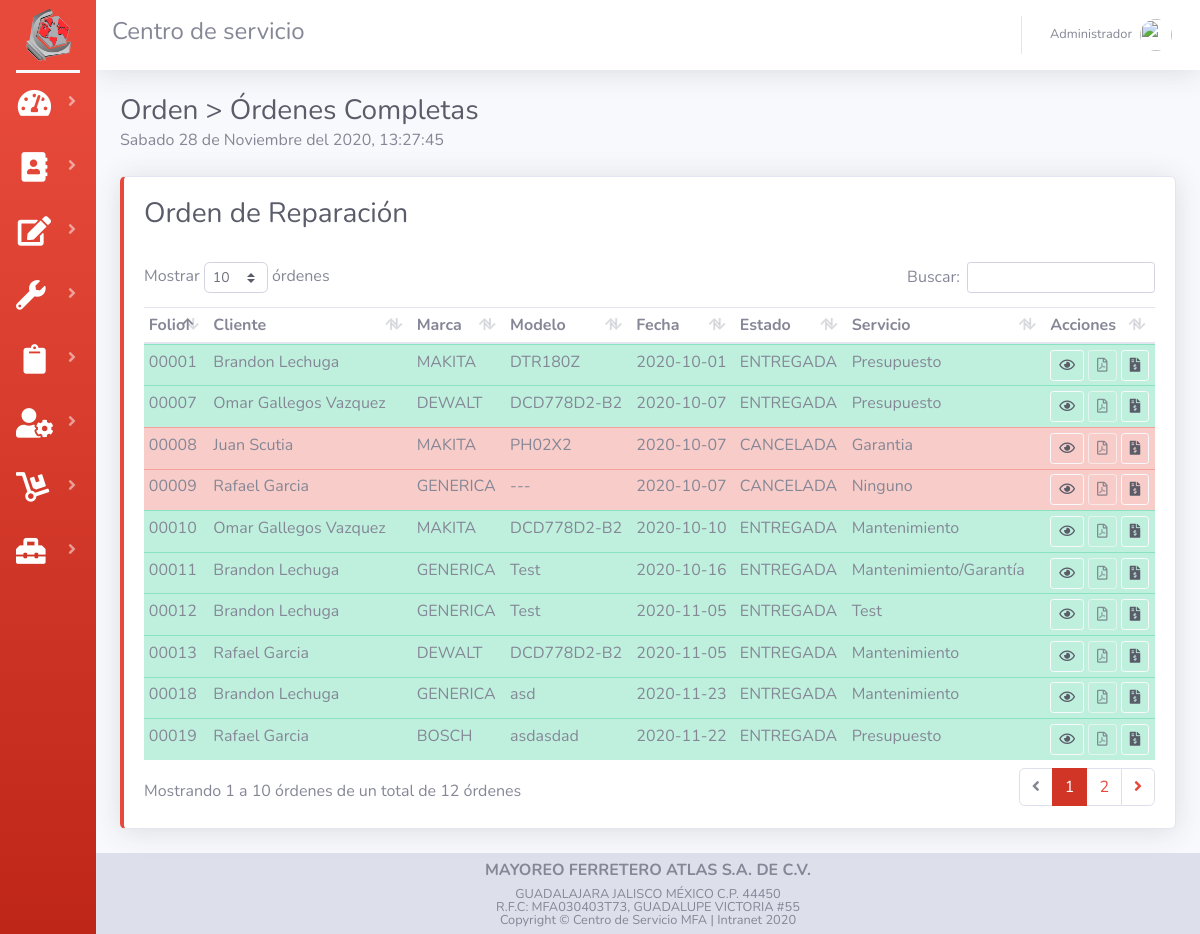
The app's page /listaCompleta.php (signed in) with its own data.
### tables this page shows
CREATE TABLE `tab_cliente` (
  `id_cliente` int(11) NOT NULL AUTO_INCREMENT,
  `nom_cliente` varchar(50) NOT NULL,
  `dir_cliente` varchar(70) NOT NULL,
  `mun_cliente` varchar(25) NOT NULL,
  `cp_cliente` int(11) NOT NULL,
  `tel_cliente` varchar(20) NOT NULL,
  `rfc_cliente` varchar(15) NOT NULL,
  `mail_cliente` varchar(50) NOT NULL,
  PRIMARY KEY (`id_cliente`) USING BTREE
);

CREATE TABLE `tab_orden` (
  `id_orden` int(11) NOT NULL AUTO_INCREMENT,
  `id_cliente` int(11) NOT NULL,
  `code_user` int(11) NOT NULL,
  `fech_entrada` date NOT NULL,
  `fech_salida` date NOT NULL,
  `status_orden` varchar(30) NOT NULL,
  `img` varchar(30) NOT NULL DEFAULT 'CSA.webp',
  `desc_herramienta` varchar(50) NOT NULL,
  `marca_herramienta` varchar(50) NOT NULL,
  `mod_herramienta` varchar(20) NOT NULL,
  `tipo_herramienta` varchar(20) NOT NULL,
  `tipo_servicio` varchar(25) NOT NULL,
  `detalle_servicio` varchar(100) NOT NULL,
  `tec_taller` varchar(30) NOT NULL,
  `pago_orden` varchar(15) NOT NULL,
  `iva_orden` varchar(15) NOT NULL,
  PRIMARY KEY (`id_orden`) USING BTREE,
  KEY `code_user` (`code_user`) USING BTREE,
  KEY `id_cliente` (`id_cliente`) USING BTREE
);

### listaCompleta.php (the view, shortened to what this page needs)
<?php session_start();
include("assets/controler/conexion.php");
?>
<!DOCTYPE html>
<html lang="en">
<head>
    <?php include("assets/common/header.php"); ?>
</head>
<body id="page-top">
    <div id="wrapper">
        <?php include("assets/common/sidebar.php"); ?>
        <div id="content-wrapper" class="d-flex flex-column">
            <div id="content">
                <?php include("assets/common/topbar.php"); ?>
                <div class="container-fluid">
                    <div class="d-sm-flex align-items-center justify-content-between mb-4">
                        <div>
                            <h1 class='h3 mb-0 text-gray-800'>Orden > Órdenes Completas</h1>
                            <div id="reloj" style="text-align: left;">
                            </div>
                        </div>
                    </div>
                    <div class="row">
                        <div class="col">
                            <div class="card border-left-danger shadow ">
                                <div class="card-body">
                                    <h1 class='h3 text-gray-800'>Orden de Reparación</h1>
                                    <br>
                                    <div class="table-responsive">
                                        <table class="table table-hover table-sm" id="dataTableOrden" width="100%" cellspacing="0">
                                            <thead>
                                                <tr>
                                                    <th>Folio</th>
                                                    <th>Cliente</th>
                                                    <th>Marca</th>
                                                    <th>Modelo</th>
                                                    <th>Fecha</th>
                                                    <th>Estado </th>
                                                    <th>Servicio</th>
                                                    <th>Acciones</th>
                                                </tr>
                                            </thead>
                                            <tbody>
                                                <?php
                                                $queryOrden = "SELECT id_orden, id_cliente, marca_herramienta, mod_herramienta, fech_entrada, status_orden, tipo_servicio  FROM tab_orden WHERE status_orden = 'CANCELADA' OR status_orden = 'REPARADA' OR status_orden = 'ENTREGADA' order by id_orden asc";
                                                $rsOrden = mysqli_query($con, $queryOrden) or die("Error de consulta");
                                                while ($Orden = mysqli_fetch_array($rsOrden)) {
                                                    $folio = $Orden['id_orden'];
                                                    if (strlen($folio) == 1) {
                                                        $folio = "0000" . $folio;
                                                    } else if (strlen($folio) == 2) {
                                                        $folio = "000" . $folio;
                                                    } else if (strlen($folio) == 3) {
                                                        $folio = "00" . $folio;
                                                    } else if (strlen($folio) == 4) {
                                                        $folio = "0" . $folio;
                                                    }
                                                    $queryCliente = "SELECT nom_cliente FROM tab_cliente WHERE id_cliente = $Orden[id_cliente]";
                                                    $rsCliente = mysqli_query($con, $queryCliente) or die("Error de consulta");
                                                    while ($Cliente = mysqli_fetch_array($rsCliente)) {
                                                        if ($Orden['status_orden'] == "CANCELADA" || $Orden['status_orden'] == "ENTREGADA") {
                                                            $disabled = "disabled";
                                                        } else {
                                                            $disabled = "active";
                                                        }
                                                        if ($Orden['status_orden'] == "ENTREGADA") {
                                                            echo "<tr class='table-success'>";
                                                        } elseif ($Orden['status_orden'] == "CANCELADA") {
                                                            echo "<tr class='table-danger'>";
                                                        } else {
                                                            echo "<tr>";
                                                        }
                                                        echo "
                                                    <td>" . $folio . "</td>
                                                    <td>" . $Cliente['nom_cliente'] . "</td>
                                                    <td>" . $Orden['marca_herramienta'] . "</td>
                                                    <td>" . $Orden['mod_herramienta'] . "</td>
                                                    <td>" . $Orden['fech_entrada'] . "</td>
                                                    <td>" . $Orden['status_orden'] . "</td>
                                                    <td>" . $Orden['tipo_servicio'] . "</td>
                                                    <td>";
                                                        if ($_SESSION['priv_user'] == 1) {
                                                            echo "
                                                        <form id='cleanForm' action='assets/controler/reportes/reporteArchivo.php' method='POST' target='_blank'>
                                                            <button type='button' class='btn btn-outline-light text-dark btn-sm BtnOrden' data-toggle='modal' data-target='#modalOrden'value=" . $Orden['id_orden'] . ">
                                                            <i class='far fa-eye'></i></button>
                                                            <button type='button' class='btn btn-outline-light text-dark btn-sm BtnPDF' " . $disabled . " data-toggle='modal' data-target='#modalPDF'value=" . $Orden['id_orden'] . ">
                                                            <i class='far fa-file-pdf'></i></button>
                                                            <input type='hidden' class='form-control' name='reporte' value=" . $Orden['id_orden'] . ">
                                                            <button type='submit' class='btn btn-outline-light text-dark btn-sm BtnArchivo'>
                                                            <i class='fas fa-file-invoice-dollar'></i></button>
                                                        </form>";
                                                        }
                                                    }
                                                }
                                                ?>
                                            </tbody>
                                        </table>
                                    </div>
                                </div>
                            </div>
                            <br>
                        </div>
                    </div>
                </div>
            </div>
            <?php include_once("assets/common/foter.php"); ?>
        </div>
    </div>
</body>
</html>

### assets/css/code.css (style rules this page uses)
* { margin: 0; padding: 0; box-sizing: border-box; }

### records on screen
tab_orden: marca_herramienta "MAKITA", mod_herramienta "DTR180Z", fech_entrada "2020-10-01", status_orden "ENTREGADA", tipo_servicio "Presupuesto"
tab_cliente: folio "00001", nom_cliente "Brandon Lechuga", $Orden['id_orden'] 1 (drawn), folio "00011", $Orden['id_orden'] 11 (drawn), folio "00012", $Orden['id_orden'] 12 (drawn), folio "00018", $Orden['id_orden'] 18 (drawn)
tab_orden: marca_herramienta "DEWALT", mod_herramienta "DCD778D2-B2", fech_entrada "2020-10-07", status_orden "ENTREGADA", tipo_servicio "Presupuesto"
tab_cliente: folio "00007", nom_cliente "Omar Gallegos Vazquez", $Orden['id_orden'] 7 (drawn), folio "00010", $Orden['id_orden'] 10 (drawn)
tab_orden: marca_herramienta "MAKITA", mod_herramienta "PH02X2", fech_entrada "2020-10-07", status_orden "CANCELADA", tipo_servicio "Garantia"
tab_cliente: folio "00008", nom_cliente "Juan Scutia", $Orden['id_orden'] 8 (drawn)
tab_orden: marca_herramienta "GENERICA", mod_herramienta "---", fech_entrada "2020-10-07", status_orden "CANCELADA", tipo_servicio "Ninguno"
tab_cliente: folio "00009", nom_cliente "Rafael Garcia", $Orden['id_orden'] 9 (drawn), folio "00013", $Orden['id_orden'] 13 (drawn), folio "00019", $Orden['id_orden'] 19 (drawn)
tab_orden: marca_herramienta "MAKITA", mod_herramienta "DCD778D2-B2", fech_entrada "2020-10-10", status_orden "ENTREGADA", tipo_servicio "Mantenimiento"
tab_orden: marca_herramienta "GENERICA", mod_herramienta "Test", fech_entrada "2020-10-16", status_orden "ENTREGADA", tipo_servicio "Mantenimiento/Garantía"
tab_orden: marca_herramienta "GENERICA", mod_herramienta "Test", fech_entrada "2020-11-05", status_orden "ENTREGADA", tipo_servicio "Test"
tab_orden: marca_herramienta "DEWALT", mod_herramienta "DCD778D2-B2", fech_entrada "2020-11-05", status_orden "ENTREGADA", tipo_servicio "Mantenimiento"
tab_orden: marca_herramienta "GENERICA", mod_herramienta "asd", fech_entrada "2020-11-23", status_orden "ENTREGADA", tipo_servicio "Mantenimiento"
tab_orden: marca_herramienta "BOSCH", mod_herramienta "asdasdad", fech_entrada "2020-11-22", status_orden "ENTREGADA", tipo_servicio "Presupuesto"

### other values on screen
$_SESSION['name_user'] "Administrador"
